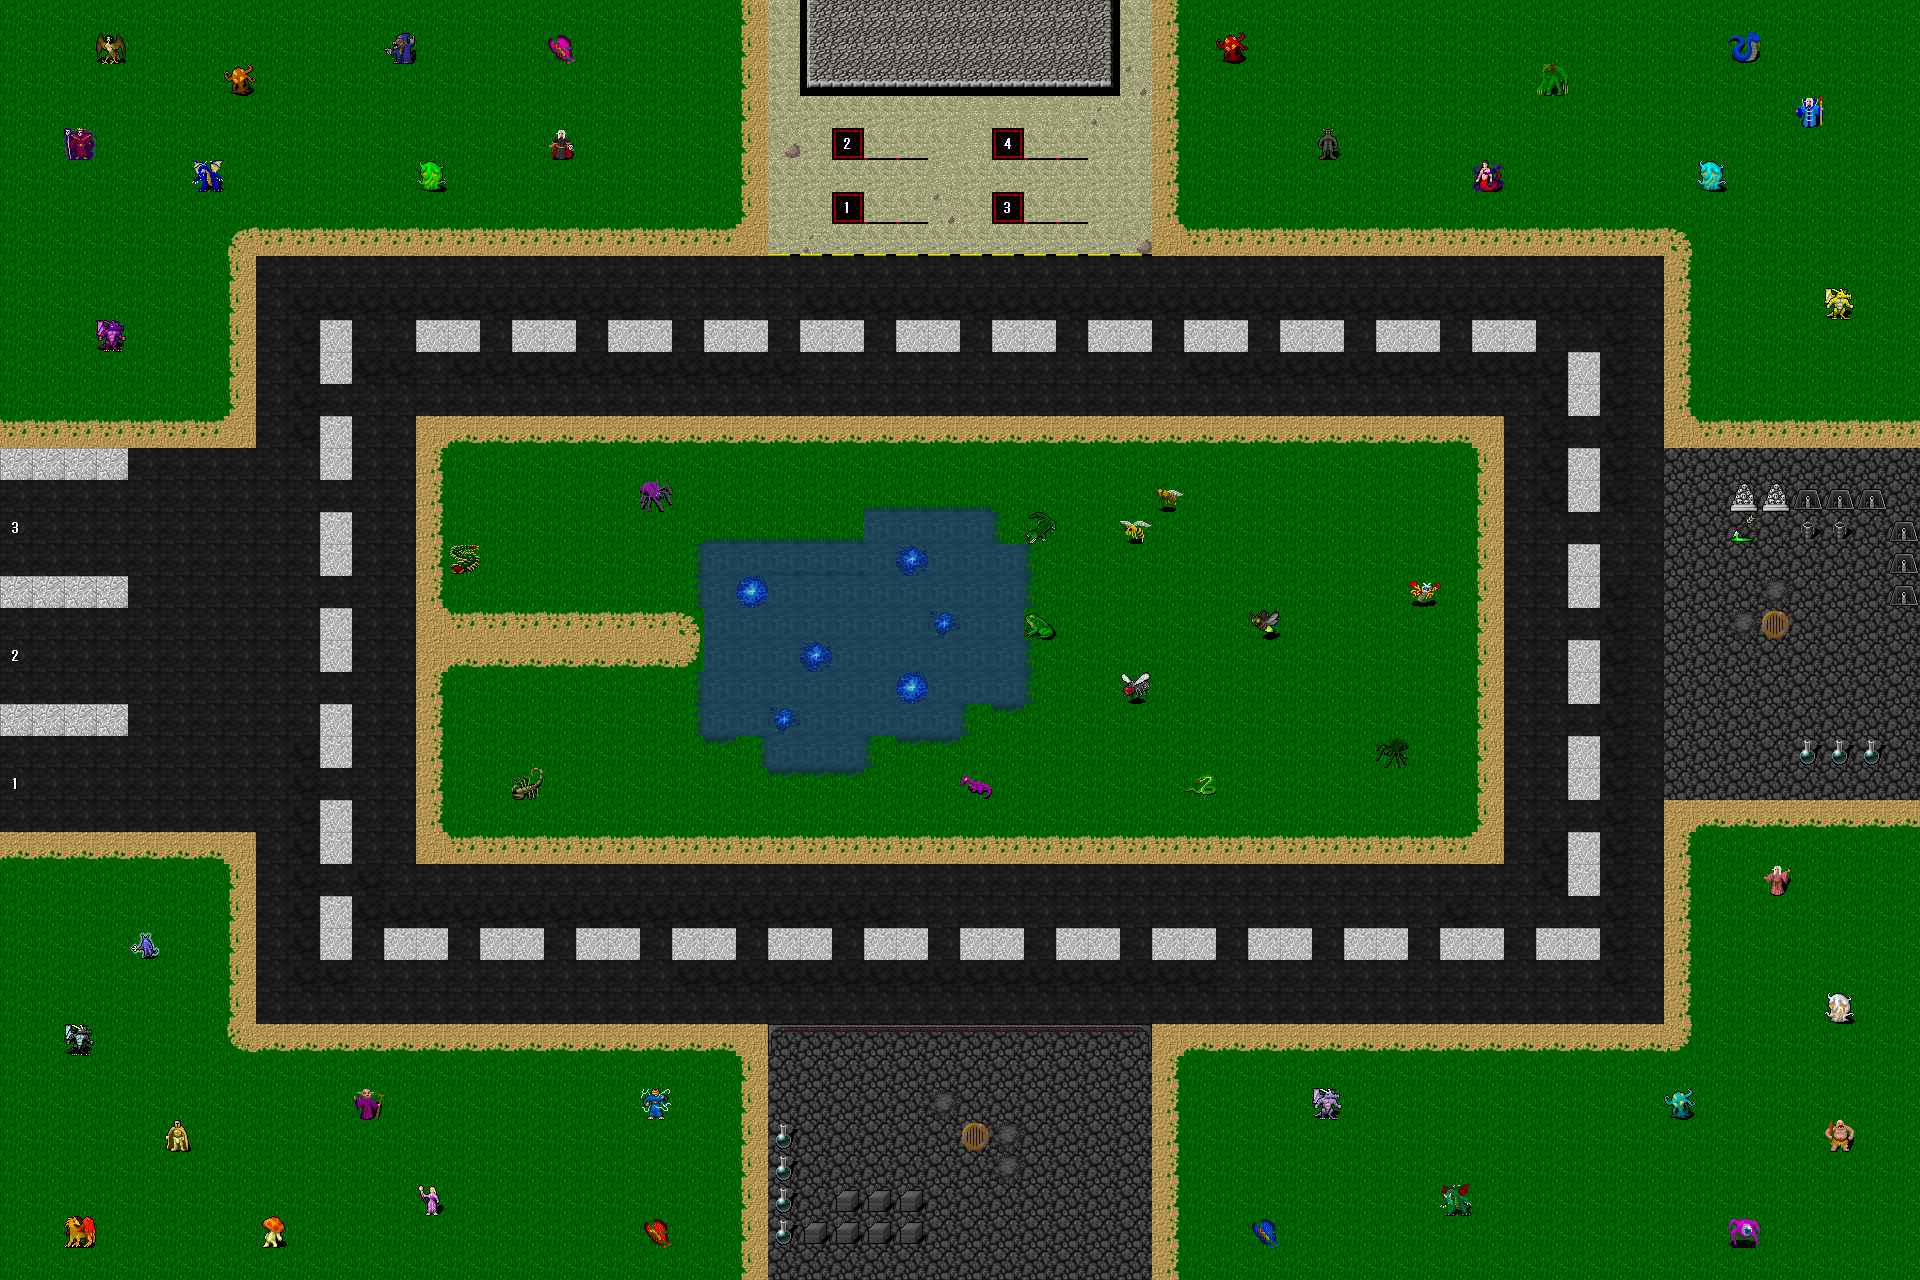

The image is a tile-based game level rendered from a .tmx file. Its description and source (layers, tilesets, objects; grid data summarised) follow:
An orthogonal 60x40 tile map with 32x32 px tiles, 2 tile layers (Basislayer, Ebene 1) and 3 objects (Fuel_Station, Ores, Target).

<map version="1.8" tiledversion="1.8.4" orientation="orthogonal" renderorder="right-down" width="60" height="40" tilewidth="32" tileheight="32" infinite="0" nextlayerid="4" nextobjectid="24">
 <tileset firstgid="1" source="dungeon.tsx" />
 <layer id="1" name="Basislayer" width="60" height="40">
  <data>[2400 cells, 2400 non-empty, 29 distinct tile ids]</data>
 </layer>
 <layer id="2" name="Ebene 1" width="60" height="40">
  <data>[2400 cells, 155 non-empty, 72 distinct tile ids]</data>
 </layer>
 <objectgroup id="3" name="Areas">
  <object id="1" name="Fuel_Station" x="768" y="0" width="384" height="256" />
  <object id="2" name="Ores" x="1664" y="448" width="256" height="352" />
  <object id="3" name="Target" x="768" y="1024" width="384" height="256" />
 </objectgroup>
</map>
